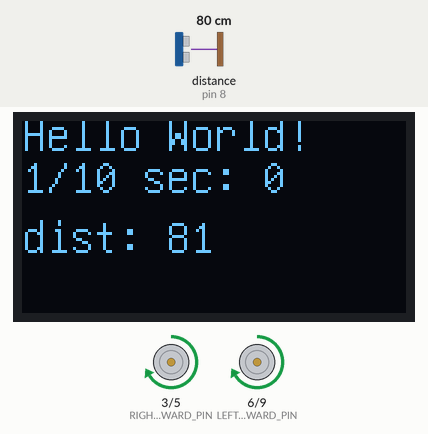
A sketch run on a simulated Arduino Uno, built with avr-gcc and run on an emulated ATmega328P. Shown: 128×64 one-colour display, motor-driver pin pairs drawn as motors (green arrow = first pin HIGH = forward, orange = second pin HIGH = backward, longer = more drive). The test bench sets the inputs (shaded band); at power-on: distance to the obstacle (sensor on pin 8) 80 cm. The echo pulse lasts 58.3 µs per cm.

Above: at 1.2 s.
1.3 s: distance to the obstacle (sensor on pin 8) set to 13 cm
At 2.7 s:
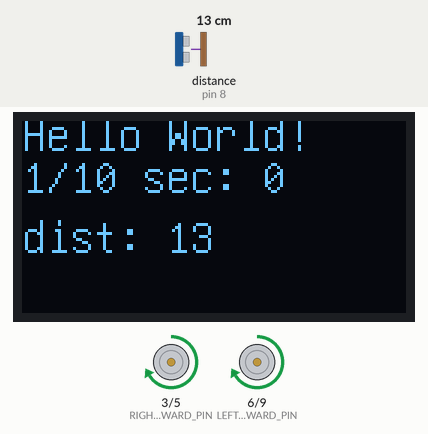
3.0 s: distance to the obstacle (sensor on pin 8) set to 10 cm
At 4.4 s:
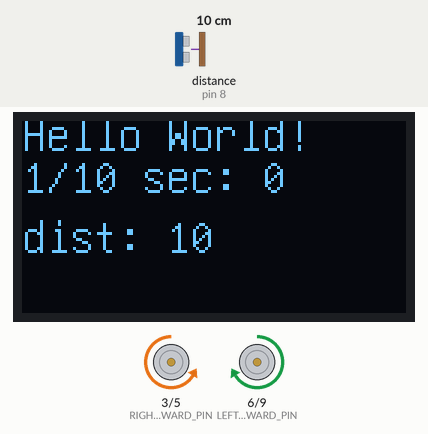
4.7 s: distance to the obstacle (sensor on pin 8) set to 2 cm
At 5.4 s:
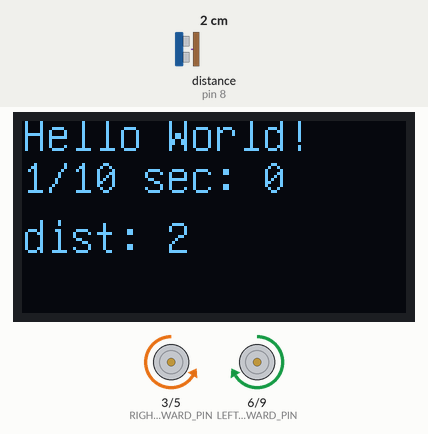
Timing chart, 0 to 7.7 s (numbered marks = the images above; inputs shaded):
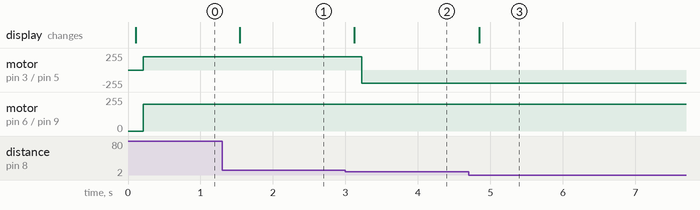

Measured:
- the behaviour switches between 12 and 11 cm on distance to the obstacle (sensor on pin 8) (found by bisection; images 1 and 2)
- after the input at 1.3 s, the display: changes after 0.24 s (image 1)
- after the input at 3.0 s, motor on pin 3 (RIGHT_FORWARD_PIN) / pin 5 (RIGHT_REVERSE_PIN): forward 200/255 → backward 200/255 after 0.22 s; the display: changes after 0.12 s (image 2)
- after the input at 4.7 s, the display: changes after 0.15 s (image 3)

The sketch:

_05_collision_avoidance.ino
```cpp
// ---------------------------------------------------------------------------
// Example NewPing library sketch that does a ping about 20 times per second.
// ---------------------------------------------------------------------------

#include <Arduino.h>
#include <NewPing.h>
#include <U8g2lib.h> // note version 2 of the U8g library!
#include <SPI.h>

#define RIGHT_FORWARD_PIN 3
#define RIGHT_REVERSE_PIN 5
#define LEFT_FORWARD_PIN 6
#define LEFT_REVERSE_PIN 9

#define TRIGGER_PIN  7  // Arduino pin tied to trigger pin on the ultrasonic sensor.
#define ECHO_PIN     8  // Arduino pin tied to echo pin on the ultrasonic sensor.
#define MAX_DISTANCE 200 // Maximum distance we want to ping for (in centimeters). Maximum sensor distance is rated at 400-500cm.

#define DATA_PIN 11 // SDA, MOSI
#define CLOCK_PIN 13 // SCL
#define CS_PIN A0 // chip select
#define DC_PIN A1 // Also known as address 0 or A0, not analog 0
#define RES_PIN A2 //  for SPI mode the RES pin becomes "Chip Select".
// We are using a 4 wire hardware SPI communications system.  Data is on pin 11 and clock on 13
// U8G2_R0 is the rotation number
U8G2_SSD1306_128X64_VCOMH0_F_4W_HW_SPI u8g2(U8G2_R0, CS_PIN, DC_PIN, RES_PIN);

#define FORWARD_POWER_LEVEL 200 // 150 to 255
#define TURN_POWER_LEVEL 200 // 150 to 255
#define TURN_DISTANCE 12 // distance in cm
#define TURN_DELAY_TIME 400 // delay in msec - longer makes us turn more

NewPing sonar(TRIGGER_PIN, ECHO_PIN, MAX_DISTANCE); // NewPing setup of pins and maximum distance.
char buf[20];
int counter = 0;

void setup() {
  pinMode(DC_PIN, OUTPUT);
  digitalWrite(DC_PIN, 0);  // default output in I2C mode for the SSD1306 test shield: set the i2c adr to 0
  u8g2.begin();
  // load standard 20px high font
  u8g2.setFont(u8g_font_unifont);

  // Serial.begin(9600); // Open serial monitor at 115200 baud to see ping results.
}

void loop() {
int dist = sonar.ping_cm();
  u8g2.clearBuffer();
  u8g2.drawStr(0,10,"Hello World!");
  // convert the integer into a string
  sprintf(buf, "1/10 sec: %d", counter);
  u8g2.drawStr(0,24,buf);

  sprintf(buf, "dist: %d", dist);
  u8g2.drawStr(0,44,buf);
  u8g2.sendBuffer();
  // wait between pings
  delay(100);

  if (dist < TURN_DISTANCE) {
      turn_right();
    } else {
      move_forward();
    }

}

void turn_right() {
  analogWrite(RIGHT_FORWARD_PIN, LOW);
  analogWrite(RIGHT_REVERSE_PIN, TURN_POWER_LEVEL);
  analogWrite(LEFT_FORWARD_PIN, TURN_POWER_LEVEL);
  analogWrite(LEFT_REVERSE_PIN, LOW);
  delay(TURN_DELAY_TIME);
}

void move_forward() {
  analogWrite(RIGHT_FORWARD_PIN, FORWARD_POWER_LEVEL);
  analogWrite(RIGHT_REVERSE_PIN, LOW);
  analogWrite(LEFT_FORWARD_PIN, FORWARD_POWER_LEVEL);
  analogWrite(LEFT_REVERSE_PIN, LOW);
}
```
